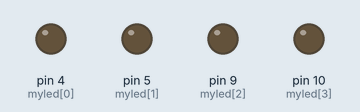
Simulated run of this sketch. Board: Arduino Uno, built with avr-gcc and run on an emulated ATmega328P. On the bench: output pins drawn as LEDs (lit = HIGH). Random numbers use the default seed unless the sketch sets one.

Above: at 0.1 s.
At 3.1 s:
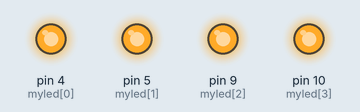
At 7.0 s:
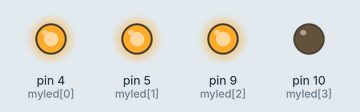
At 13.25 s:
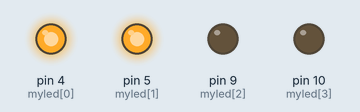
At 23.4 s:
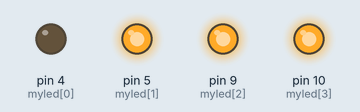
At 39.75 s:
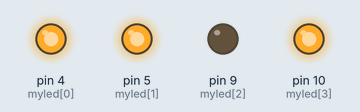
Timing chart, 0 to 40.0 s (numbered marks = the images above):
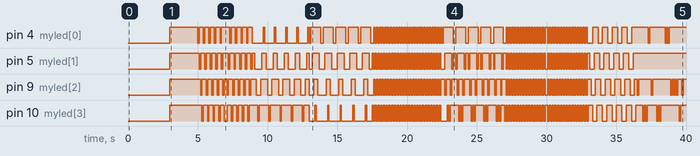

Measured:
- by itself, pin 4 (myled[0]): LOW → HIGH at 3.0 s, → LOW 2.0 s later, → HIGH 0.10 s later, → LOW 0.30 s later, … (173 changes in this stretch)
- by itself, pin 5 (myled[1]): LOW → HIGH at 3.0 s, → LOW 2.1 s later, → HIGH 0.10 s later, → LOW 0.30 s later, … (179 changes in this stretch)
- by itself, pin 9 (myled[2]): LOW → HIGH at 3.0 s, → LOW 2.2 s later, → HIGH 0.10 s later, → LOW 0.30 s later, … (191 changes in this stretch)
- by itself, pin 10 (myled[3]): LOW → HIGH at 3.0 s, → LOW 2.3 s later, → HIGH 0.10 s later, → LOW 0.30 s later, … (189 changes in this stretch)

The sketch:

Gate_ani.ino
```cpp
#define delay50 100

int myled[] = {4, 5, 9, 10};
int num_of_leds;

void setup() {
  num_of_leds = sizeof(myled) / sizeof(int);
  for (int i = 0; i < num_of_leds; i++) {
    pinMode(myled[i], OUTPUT);
  }
}

void loop() {
  delay(1000);
  ledonn();
  delay(2000);
  ledoff();
  delay(2000);
  for (int i = 0; i < 5; i++) {pattern1();}
  for (int i = 0; i < 5; i++) {pattern2();}
  for (int i = 0; i < 5; i++) {pattern3();}
  for (int i = 0; i < 5; i++) {pattern4();}
  for (int i = 0; i < 25; i++){pattern5();}
  for (int i = 0; i < 5; i++) {pattern6();}
  for (int i = 0; i < 15; i++){pattern7();}
  for (int i = 0; i < 15; i++){pattern8();}
  for (int i = 0; i < 5; i++) {pattern9();}
  for (int i = 0; i < 50; i++){pattern11();}
  for (int i = 0; i < 50; i++){pattern12();}
  ledoff();
  delay(5000);
}

//TURN ON ALL LEDs
void ledonn() {
  for (int i = 0; i < num_of_leds; i++) {
    digitalWrite(myled[i], LOW);
  }
}

//TURN OFF ALL LEDs
void ledoff() {
  for (int i = 0; i < num_of_leds; i++) {
    digitalWrite(myled[i], HIGH);
  }
}

//LEFT TO RIGHT
void pattern1() {
  for (int i = 0; i < num_of_leds; i++) {
    digitalWrite(myled[i], LOW);
    delay(delay50);
    digitalWrite(myled[i], HIGH);
  }
}

//RIGHT TO LEFT
void pattern2() {
  for (int i = num_of_leds; i > 0; i--) {
    digitalWrite(myled[i - 1], LOW);
    delay(delay50);
    digitalWrite(myled[i - 1], HIGH);
  }
}

//LEFT TO RIGHT FILL
void pattern3() {
  for (int i = 0; i < num_of_leds; i++) {
    digitalWrite(myled[i], LOW);
    delay(delay50);
  }
  for (int i = num_of_leds; i > 0; i--) {
    digitalWrite(myled[i - 1], HIGH);
    delay(delay50);
  }
}

//RIGHT TO LEFT FILL
void pattern4() {
  ledonn();
  delay(delay50);
  for (int i = 0; i < num_of_leds; i++) {
    digitalWrite(myled[i], HIGH);
    delay(delay50);
  }
  for (int i = num_of_leds; i > 0; i--) {
    digitalWrite(myled[i - 1], LOW);
    delay(delay50);
  }
  ledoff();
}

//ALTERNATE LEDs
void pattern5() {
  for (int i = 0; i < num_of_leds; i = i + 2) {
    digitalWrite(myled[i], LOW);
    digitalWrite(myled[i + 1], HIGH);
  }
  delay(delay50);
  for (int i = 0; i < num_of_leds; i = i + 2) {
    digitalWrite(myled[i], HIGH);
    digitalWrite(myled[i + 1], LOW);
  }
  delay(delay50);
}

//OSCILLATING LEDs
void pattern6() {   //osc
  for (int i = 0; i < num_of_leds; i++) {
    digitalWrite(myled[i], LOW);
    delay(delay50);
    digitalWrite(myled[i], HIGH);
  }
  delay(delay50);
  for (int i = num_of_leds; i > 0; i--) {
    digitalWrite(myled[i - 1], LOW);
    delay(delay50);
    digitalWrite(myled[i - 1], HIGH);
  }
}

//INSIDE
void pattern7() {
  for (int i = 0; i < num_of_leds / 2; i++) {
    digitalWrite(myled[i], LOW);
    digitalWrite(myled[num_of_leds - 1 - i], LOW);
    delay(delay50);
    digitalWrite(myled[i], HIGH);
    digitalWrite(myled[num_of_leds - 1 - i], HIGH);
  }
}

//OUTSIDE
void pattern8()
{
  for (int i = (num_of_leds / 2) - 1; i >= 0 ; i--)
  {
    digitalWrite(myled[i], LOW);
    digitalWrite(myled[num_of_leds - 1 - i], LOW);
    delay(delay50);
    digitalWrite(myled[i], HIGH);
    digitalWrite(myled[num_of_leds - 1 - i],HIGH);
  }
}

//LEFT TO RIGHT 3 LEDs
void pattern9() {
  for (int i = 0; i < num_of_leds + 3; i++) {
    if (i <= num_of_leds) {
      digitalWrite(myled[i], LOW);
    }
    if (i > 2) {
      digitalWrite(myled[i - 3], HIGH);
    }
    delay(delay50);
  }
}

//RANDOM EFFECT 1
void pattern11() {
  int randomnum = random(0, num_of_leds + 1);
  digitalWrite(myled[randomnum], LOW);
  delay(delay50);
  digitalWrite(myled[randomnum], HIGH);
  delay(delay50);
}

//RANDOM EFFECT 2
void pattern12() {
  int randomonn = random(0, num_of_leds + 1);
  int randomoff = random(0, num_of_leds + 1);
  digitalWrite(myled[randomonn], LOW);
  digitalWrite(myled[randomoff], HIGH);
  delay(delay50);
}
```
